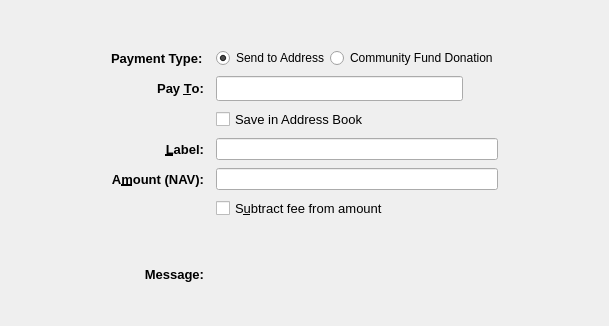
  <widget class="QFrame" name="SendCoins">
   <property name="toolTip">
    <string>This is a normal payment.</string>
   </property>
   <property name="frameShape">
    <enum>QFrame::NoFrame</enum>
   </property>
   <layout class="QGridLayout" name="gridLayout">
    <property name="topMargin">
     <number>8</number>
    </property>
    <property name="bottomMargin">
     <number>4</number>
    </property>
    <property name="horizontalSpacing">
     <number>12</number>
    </property>
    <property name="verticalSpacing">
     <number>8</number>
    </property>
    <item row="2" column="0">
     <spacer name="horizontalSpacer">
      <property name="orientation">
       <enum>Qt::Horizontal</enum>
      </property>
      <property name="sizeType">
       <enum>QSizePolicy::Maximum</enum>
      </property>
      <property name="sizeHint" stdset="0">
       <size>
        <width>100</width>
        <height>20</height>
       </size>
      </property>
     </spacer>
    </item>
    <item row="4" column="2">
     <widget class="QLineEdit" name="addAsLabel">
      <property name="sizePolicy">
       <sizepolicy hsizetype="Expanding" vsizetype="Expanding">
        <horstretch>0</horstretch>
        <verstretch>0</verstretch>
       </sizepolicy>
      </property>
      <property name="toolTip">
       <string>Enter a label for this address to add it to the list of used addresses</string>
      </property>
      <property name="styleSheet">
       <string notr="true"/>
      </property>
     </widget>
    </item>
    <item row="0" column="2">
     <spacer name="verticalSpacer">
      <property name="orientation">
       <enum>Qt::Vertical</enum>
      </property>
      <property name="sizeHint" stdset="0">
       <size>
        <width>20</width>
        <height>40</height>
       </size>
      </property>
     </spacer>
    </item>
    <item row="2" column="3">
     <spacer name="horizontalSpacer_2">
      <property name="orientation">
       <enum>Qt::Horizontal</enum>
      </property>
      <property name="sizeType">
       <enum>QSizePolicy::Maximum</enum>
      </property>
      <property name="sizeHint" stdset="0">
       <size>
        <width>100</width>
        <height>20</height>
       </size>
      </property>
     </spacer>
    </item>
    <item row="13" column="2">
     <widget class="QLabel" name="messageTextLabel">
      <property name="toolTip">
       <string>A message that was attached to the navcoin: URI which will be stored with the transaction for your reference. Note: This message will not be sent over the NavCoin network.</string>
      </property>
      <property name="styleSheet">
       <string notr="true"/>
      </property>
      <property name="textFormat">
       <enum>Qt::PlainText</enum>
      </property>
     </widget>
    </item>
    <item row="2" column="1">
     <widget class="QLabel" name="payToLabel">
      <property name="font">
       <font>
        <pointsize>10</pointsize>
        <weight>75</weight>
        <bold>true</bold>
       </font>
      </property>
      <property name="text">
       <string>Pay &amp;To:</string>
      </property>
      <property name="alignment">
       <set>Qt::AlignRight|Qt::AlignTrailing|Qt::AlignVCenter</set>
      </property>
      <property name="buddy">
       <cstring>payTo</cstring>
      </property>
     </widget>
    </item>
    <item row="13" column="1">
     <widget class="QLabel" name="messageLabel">
      <property name="font">
       <font>
        <pointsize>10</pointsize>
        <weight>75</weight>
        <bold>true</bold>
       </font>
      </property>
      <property name="text">
       <string>Message:</string>
      </property>
      <property name="alignment">
       <set>Qt::AlignRight|Qt::AlignTrailing|Qt::AlignVCenter</set>
      </property>
     </widget>
    </item>
    <item row="7" column="2">
     <layout class="QHBoxLayout" name="horizontalLayoutAmount" stretch="0">
      <item>
       <widget class="NavCoinAmountField" name="payAmount">
        <property name="sizePolicy">
         <sizepolicy hsizetype="Expanding" vsizetype="Expanding">
          <horstretch>0</horstretch>
          <verstretch>0</verstretch>
         </sizepolicy>
        </property>
        <property name="styleSheet">
         <string notr="true"/>
        </property>
       </widget>
      </item>
     </layout>
    </item>
    <item row="4" column="1">
     <widget class="QLabel" name="labellLabel">
      <property name="font">
       <font>
        <pointsize>10</pointsize>
        <weight>75</weight>
        <bold>true</bold>
       </font>
      </property>
      <property name="text">
       <string>&amp;Label:</string>
      </property>
      <property name="alignment">
       <set>Qt::AlignRight|Qt::AlignTrailing|Qt::AlignVCenter</set>
      </property>
      <property name="buddy">
       <cstring>addAsLabel</cstring>
      </property>
     </widget>
    </item>
    <item row="2" column="2">
     <layout class="QHBoxLayout" name="payToLayout">
      <property name="spacing">
       <number>0</number>
      </property>
      <item>
       <widget class="QValidatedLineEdit" name="payTo">
        <property name="sizePolicy">
         <sizepolicy hsizetype="Expanding" vsizetype="Expanding">
          <horstretch>0</horstretch>
          <verstretch>0</verstretch>
         </sizepolicy>
        </property>
        <property name="toolTip">
         <string>The NavCoin address to send the payment to</string>
        </property>
        <property name="styleSheet">
         <string notr="true"/>
        </property>
       </widget>
      </item>
      <item>
       <widget class="QToolButton" name="addressBookButton">
        <property name="toolTip">
         <string notr="true"/>
        </property>
        <property name="styleSheet">
         <string notr="true">border:0;background:transparent</string>
        </property>
        <property name="text">
         <string/>
        </property>
        <property name="icon">
         <iconset>
          <normaloff>:/icons/address-book</normaloff>:/icons/address-book</iconset>
        </property>
        <property name="iconSize">
         <size>
          <width>22</width>
          <height>22</height>
         </size>
        </property>
        <property name="shortcut">
         <string>Alt+A</string>
        </property>
       </widget>
      </item>
      <item>
       <spacer name="horizontalSpacer_3">
        <property name="orientation">
         <enum>Qt::Horizontal</enum>
        </property>
        <property name="sizeType">
         <enum>QSizePolicy::Maximum</enum>
        </property>
        <property name="sizeHint" stdset="0">
         <size>
          <width>10</width>
          <height>20</height>
         </size>
        </property>
       </spacer>
      </item>
     </layout>
    </item>
    <item row="11" column="2">
     <spacer name="verticalSpacer_3">
      <property name="orientation">
       <enum>Qt::Vertical</enum>
      </property>
      <property name="sizeHint" stdset="0">
       <size>
        <width>20</width>
        <height>40</height>
       </size>
      </property>
     </spacer>
    </item>
    <item row="7" column="1">
     <widget class="QLabel" name="amountLabel">
      <property name="font">
       <font>
        <pointsize>10</pointsize>
        <weight>75</weight>
        <bold>true</bold>
       </font>
      </property>
      <property name="text">
       <string>A&amp;mount (NAV):</string>
      </property>
      <property name="alignment">
       <set>Qt::AlignRight|Qt::AlignTrailing|Qt::AlignVCenter</set>
      </property>
      <property name="buddy">
       <cstring>payAmount</cstring>
      </property>
     </widget>
    </item>
    <item row="3" column="2">
     <widget class="QCheckBox" name="addressBookCheckBox">
      <property name="font">
       <font>
        <pointsize>10</pointsize>
       </font>
      </property>
      <property name="text">
       <string>Save in Address Book</string>
      </property>
     </widget>
    </item>
    <item row="14" column="2">
     <spacer name="verticalSpacer_2">
      <property name="orientation">
       <enum>Qt::Vertical</enum>
      </property>
      <property name="sizeHint" stdset="0">
       <size>
        <width>20</width>
        <height>40</height>
       </size>
      </property>
     </spacer>
    </item>
    <item row="8" column="2">
     <widget class="QCheckBox" name="checkboxSubtractFeeFromAmount">
      <property name="font">
       <font>
        <pointsize>10</pointsize>
       </font>
      </property>
      <property name="toolTip">
       <string>The fee will be deducted from the amount being sent. The recipient will receive less navcoins than you enter in the amount field. If multiple recipients are selected, the fee is split equally.</string>
      </property>
      <property name="text">
       <string>S&amp;ubtract fee from amount</string>
      </property>
     </widget>
    </item>
    <item row="1" column="1">
     <widget class="QLabel" name="label">
      <property name="font">
       <font>
        <pointsize>10</pointsize>
        <weight>75</weight>
        <bold>true</bold>
       </font>
      </property>
      <property name="text">
       <string>Payment Type:</string>
      </property>
     </widget>
    </item>
    <item row="1" column="2">
     <layout class="QHBoxLayout" name="horizontalLayoutPaymentType">
      <item>
       <widget class="QRadioButton" name="radioButtonSendAddress">
        <property name="text">
         <string>Send to Address</string>
        </property>
        <property name="checked">
         <bool>true</bool>
        </property>
       </widget>
      </item>
      <item>
       <widget class="QRadioButton" name="radioButtonDonateFund">
        <property name="text">
         <string>Community Fund Donation</string>
        </property>
       </widget>
      </item>
     </layout>
    </item>
   </layout>
  </widget>
